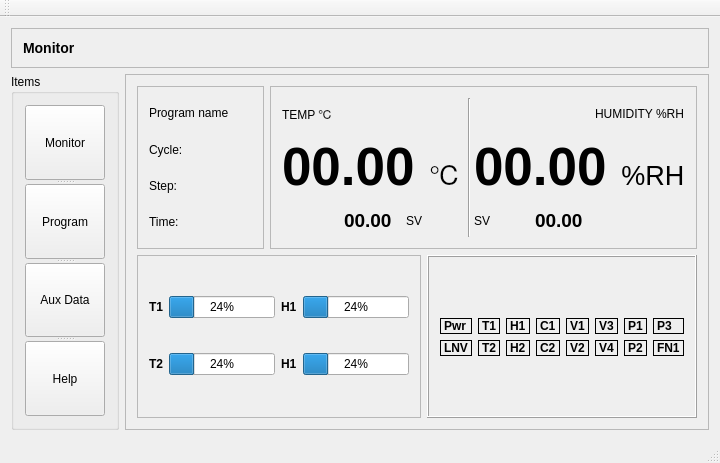
<?xml version="1.0" encoding="UTF-8"?>
<ui version="4.0">
 <class>MainWindow</class>
 <widget class="QMainWindow" name="MainWindow">
  <property name="geometry">
   <rect>
    <x>0</x>
    <y>0</y>
    <width>720</width>
    <height>463</height>
   </rect>
  </property>
  <property name="minimumSize">
   <size>
    <width>720</width>
    <height>360</height>
   </size>
  </property>
  <property name="windowTitle">
   <string>MainWindow</string>
  </property>
  <widget class="QWidget" name="centralWidget">
   <property name="minimumSize">
    <size>
     <width>0</width>
     <height>0</height>
    </size>
   </property>
   <layout class="QGridLayout" name="gridLayout_6">
    <item row="0" column="0" colspan="2">
     <widget class="QFrame" name="titleFrame">
      <property name="frameShape">
       <enum>QFrame::StyledPanel</enum>
      </property>
      <property name="frameShadow">
       <enum>QFrame::Raised</enum>
      </property>
      <layout class="QGridLayout" name="gridLayout_4">
       <item row="0" column="0">
        <widget class="QLabel" name="titleLabel">
         <property name="text">
          <string>&lt;h3&gt;Monitor&lt;/h3&gt;</string>
         </property>
        </widget>
       </item>
      </layout>
     </widget>
    </item>
    <item row="1" column="0">
     <widget class="QGroupBox" name="navGroupBox">
      <property name="title">
       <string>Items</string>
      </property>
      <layout class="QGridLayout" name="gridLayout_5">
       <item row="0" column="0">
        <widget class="QSplitter" name="splitter">
         <property name="orientation">
          <enum>Qt::Vertical</enum>
         </property>
         <widget class="QPushButton" name="monitorButton">
          <property name="text">
           <string>Monitor</string>
          </property>
         </widget>
         <widget class="QPushButton" name="programButton">
          <property name="text">
           <string>Program</string>
          </property>
         </widget>
         <widget class="QPushButton" name="auxButton">
          <property name="text">
           <string>Aux Data</string>
          </property>
         </widget>
         <widget class="QPushButton" name="helpButton">
          <property name="text">
           <string>Help</string>
          </property>
         </widget>
        </widget>
       </item>
      </layout>
     </widget>
    </item>
    <item row="1" column="1">
     <widget class="QStackedWidget" name="stackedWidget">
      <property name="frameShape">
       <enum>QFrame::StyledPanel</enum>
      </property>
      <property name="frameShadow">
       <enum>QFrame::Raised</enum>
      </property>
      <property name="lineWidth">
       <number>1</number>
      </property>
      <widget class="QWidget" name="monitorPage">
       <layout class="QGridLayout" name="gridLayout_7">
        <item row="0" column="0">
         <widget class="QFrame" name="infoFrame">
          <property name="sizePolicy">
           <sizepolicy hsizetype="Preferred" vsizetype="Expanding">
            <horstretch>0</horstretch>
            <verstretch>0</verstretch>
           </sizepolicy>
          </property>
          <property name="frameShape">
           <enum>QFrame::StyledPanel</enum>
          </property>
          <property name="frameShadow">
           <enum>QFrame::Raised</enum>
          </property>
          <layout class="QVBoxLayout" name="verticalLayout">
           <item>
            <widget class="QLabel" name="progNameLabel">
             <property name="text">
              <string>Program name</string>
             </property>
            </widget>
           </item>
           <item>
            <widget class="QLabel" name="cycleLabel">
             <property name="text">
              <string>Cycle: </string>
             </property>
            </widget>
           </item>
           <item>
            <widget class="QLabel" name="stepLabel">
             <property name="text">
              <string>Step: </string>
             </property>
            </widget>
           </item>
           <item>
            <widget class="QLabel" name="timeLabel">
             <property name="text">
              <string>Time: </string>
             </property>
            </widget>
           </item>
          </layout>
         </widget>
        </item>
        <item row="0" column="1" colspan="2">
         <widget class="QFrame" name="stateFrame">
          <property name="sizePolicy">
           <sizepolicy hsizetype="Preferred" vsizetype="Expanding">
            <horstretch>0</horstretch>
            <verstretch>0</verstretch>
           </sizepolicy>
          </property>
          <property name="frameShape">
           <enum>QFrame::StyledPanel</enum>
          </property>
          <property name="frameShadow">
           <enum>QFrame::Raised</enum>
          </property>
          <layout class="QGridLayout" name="gridLayout_3">
           <item row="0" column="3" rowspan="3" colspan="2">
            <widget class="Line" name="lineSeparator">
             <property name="orientation">
              <enum>Qt::Vertical</enum>
             </property>
            </widget>
           </item>
           <item row="1" column="4" colspan="3">
            <widget class="QLabel" name="humidRealValueLabel">
             <property name="font">
              <font>
               <pointsize>20</pointsize>
              </font>
             </property>
             <property name="text">
              <string>&lt;html&gt;&lt;head/&gt;&lt;body&gt;&lt;p&gt;&lt;span style=&quot; font-size:xx-large; font-weight:600;&quot;&gt;00.00 &lt;/span&gt;%RH&lt;/p&gt;&lt;/body&gt;&lt;/html&gt;</string>
             </property>
            </widget>
           </item>
           <item row="0" column="0">
            <widget class="QLabel" name="labelTemp">
             <property name="text">
              <string>&lt;p&gt;TEMP &amp;#8451;&lt;/p&gt;</string>
             </property>
            </widget>
           </item>
           <item row="2" column="2">
            <widget class="QLabel" name="label">
             <property name="text">
              <string>SV</string>
             </property>
            </widget>
           </item>
           <item row="0" column="6">
            <widget class="QLabel" name="labelHumid">
             <property name="text">
              <string>&lt;p&gt;HUMIDITY %RH&lt;/p&gt;</string>
             </property>
            </widget>
           </item>
           <item row="2" column="5">
            <widget class="QLabel" name="humidSetValueLabel">
             <property name="text">
              <string>&lt;html&gt;&lt;head/&gt;&lt;body&gt;&lt;p&gt;&lt;span style=&quot; font-size:14pt; font-weight:600;&quot;&gt;00.00&lt;/span&gt;&lt;/p&gt;&lt;/body&gt;&lt;/html&gt;</string>
             </property>
            </widget>
           </item>
           <item row="2" column="4">
            <widget class="QLabel" name="label_2">
             <property name="text">
              <string>SV</string>
             </property>
            </widget>
           </item>
           <item row="2" column="1">
            <widget class="QLabel" name="tempSetValueLabel">
             <property name="text">
              <string>&lt;html&gt;&lt;head/&gt;&lt;body&gt;&lt;p&gt;&lt;span style=&quot; font-size:14pt; font-weight:600;&quot;&gt;00.00&lt;/span&gt;&lt;/p&gt;&lt;/body&gt;&lt;/html&gt;</string>
             </property>
            </widget>
           </item>
           <item row="1" column="0" colspan="3">
            <widget class="QLabel" name="tempRealValueLabel">
             <property name="font">
              <font>
               <pointsize>20</pointsize>
              </font>
             </property>
             <property name="text">
              <string>&lt;html&gt;&lt;head/&gt;&lt;body&gt;&lt;p&gt;&lt;span style=&quot; font-size:xx-large; font-weight:600;&quot;&gt;00.00 &lt;/span&gt;℃&lt;/p&gt;&lt;/body&gt;&lt;/html&gt;</string>
             </property>
            </widget>
           </item>
          </layout>
         </widget>
        </item>
        <item row="1" column="0" colspan="2">
         <widget class="QFrame" name="barsFrame">
          <property name="sizePolicy">
           <sizepolicy hsizetype="Minimum" vsizetype="Preferred">
            <horstretch>0</horstretch>
            <verstretch>0</verstretch>
           </sizepolicy>
          </property>
          <property name="frameShape">
           <enum>QFrame::StyledPanel</enum>
          </property>
          <property name="frameShadow">
           <enum>QFrame::Raised</enum>
          </property>
          <layout class="QGridLayout" name="gridLayout">
           <item row="0" column="0">
            <widget class="QLabel" name="labelT1Bar">
             <property name="text">
              <string>&lt;h4&gt;T1&lt;/h4&gt;</string>
             </property>
            </widget>
           </item>
           <item row="0" column="1">
            <widget class="QProgressBar" name="h1ProgressBar">
             <property name="value">
              <number>24</number>
             </property>
            </widget>
           </item>
           <item row="0" column="2">
            <widget class="QLabel" name="labelH1Bar">
             <property name="text">
              <string>&lt;h4&gt;H1&lt;/h4&gt;</string>
             </property>
            </widget>
           </item>
           <item row="0" column="3">
            <widget class="QProgressBar" name="t2ProgressBar">
             <property name="value">
              <number>24</number>
             </property>
            </widget>
           </item>
           <item row="1" column="0">
            <widget class="QLabel" name="labelT2Bar">
             <property name="text">
              <string>&lt;h4&gt;T2&lt;/h4&gt;</string>
             </property>
            </widget>
           </item>
           <item row="1" column="1">
            <widget class="QProgressBar" name="t1ProgressBar">
             <property name="value">
              <number>24</number>
             </property>
            </widget>
           </item>
           <item row="1" column="2">
            <widget class="QLabel" name="labelH2Bar">
             <property name="text">
              <string>&lt;h4&gt;H1&lt;/h4&gt;</string>
             </property>
            </widget>
           </item>
           <item row="1" column="3">
            <widget class="QProgressBar" name="h2ProgressBar">
             <property name="value">
              <number>24</number>
             </property>
            </widget>
           </item>
          </layout>
         </widget>
        </item>
        <item row="1" column="2">
         <widget class="QFrame" name="deviceFrame">
          <property name="sizePolicy">
           <sizepolicy hsizetype="Preferred" vsizetype="Minimum">
            <horstretch>0</horstretch>
            <verstretch>0</verstretch>
           </sizepolicy>
          </property>
          <property name="frameShape">
           <enum>QFrame::Box</enum>
          </property>
          <property name="frameShadow">
           <enum>QFrame::Raised</enum>
          </property>
          <layout class="QGridLayout" name="gridLayout_2">
           <item row="2" column="2">
            <widget class="QLabel" name="h2Label">
             <property name="frameShape">
              <enum>QFrame::Box</enum>
             </property>
             <property name="text">
              <string>&lt;b&gt;H2&lt;/b&gt;</string>
             </property>
            </widget>
           </item>
           <item row="2" column="5">
            <widget class="QLabel" name="v4Label">
             <property name="frameShape">
              <enum>QFrame::Box</enum>
             </property>
             <property name="text">
              <string>&lt;b&gt;V4&lt;/b&gt;</string>
             </property>
            </widget>
           </item>
           <item row="1" column="2">
            <widget class="QLabel" name="h1Label">
             <property name="frameShape">
              <enum>QFrame::Box</enum>
             </property>
             <property name="text">
              <string>&lt;b&gt;H1&lt;/b&gt;</string>
             </property>
            </widget>
           </item>
           <item row="0" column="1">
            <spacer name="verticalSpacer">
             <property name="orientation">
              <enum>Qt::Vertical</enum>
             </property>
             <property name="sizeHint" stdset="0">
              <size>
               <width>20</width>
               <height>30</height>
              </size>
             </property>
            </spacer>
           </item>
           <item row="1" column="7">
            <widget class="QLabel" name="v4Label_4">
             <property name="frameShape">
              <enum>QFrame::Box</enum>
             </property>
             <property name="text">
              <string>&lt;b&gt;P3&lt;/b&gt;</string>
             </property>
            </widget>
           </item>
           <item row="1" column="4">
            <widget class="QLabel" name="v1Label">
             <property name="frameShape">
              <enum>QFrame::Box</enum>
             </property>
             <property name="text">
              <string>&lt;b&gt;V1&lt;/b&gt;</string>
             </property>
            </widget>
           </item>
           <item row="1" column="6">
            <widget class="QLabel" name="v4Label_2">
             <property name="frameShape">
              <enum>QFrame::Box</enum>
             </property>
             <property name="text">
              <string>&lt;b&gt;P1&lt;/b&gt;</string>
             </property>
            </widget>
           </item>
           <item row="1" column="3">
            <widget class="QLabel" name="c1Label">
             <property name="frameShape">
              <enum>QFrame::Box</enum>
             </property>
             <property name="text">
              <string>&lt;b&gt;C1&lt;/b&gt;</string>
             </property>
            </widget>
           </item>
           <item row="2" column="3">
            <widget class="QLabel" name="c2Label">
             <property name="frameShape">
              <enum>QFrame::Box</enum>
             </property>
             <property name="text">
              <string>&lt;b&gt;C2&lt;/b&gt;</string>
             </property>
            </widget>
           </item>
           <item row="1" column="0">
            <widget class="QLabel" name="pwrLabel">
             <property name="frameShape">
              <enum>QFrame::Box</enum>
             </property>
             <property name="text">
              <string>&lt;b&gt;Pwr&lt;/b&gt;</string>
             </property>
            </widget>
           </item>
           <item row="2" column="6">
            <widget class="QLabel" name="v4Label_3">
             <property name="frameShape">
              <enum>QFrame::Box</enum>
             </property>
             <property name="text">
              <string>&lt;b&gt;P2&lt;/b&gt;</string>
             </property>
            </widget>
           </item>
           <item row="2" column="7">
            <widget class="QLabel" name="v4Label_5">
             <property name="frameShape">
              <enum>QFrame::Box</enum>
             </property>
             <property name="text">
              <string>&lt;b&gt;FN1&lt;/b&gt;</string>
             </property>
            </widget>
           </item>
           <item row="2" column="4">
            <widget class="QLabel" name="v2Label">
             <property name="frameShape">
              <enum>QFrame::Box</enum>
             </property>
             <property name="text">
              <string>&lt;b&gt;V2&lt;/b&gt;</string>
             </property>
            </widget>
           </item>
           <item row="1" column="5">
            <widget class="QLabel" name="v3Label">
             <property name="frameShape">
              <enum>QFrame::Box</enum>
             </property>
             <property name="text">
              <string>&lt;b&gt;V3&lt;/b&gt;</string>
             </property>
            </widget>
           </item>
           <item row="2" column="0">
            <widget class="QLabel" name="lnvLabel">
             <property name="frameShape">
              <enum>QFrame::Box</enum>
             </property>
             <property name="text">
              <string>&lt;b&gt;LNV&lt;/b&gt;</string>
             </property>
            </widget>
           </item>
           <item row="1" column="1">
            <widget class="QLabel" name="t1Label">
             <property name="frameShape">
              <enum>QFrame::Box</enum>
             </property>
             <property name="text">
              <string>&lt;b&gt;T1&lt;/b&gt;</string>
             </property>
            </widget>
           </item>
           <item row="2" column="1">
            <widget class="QLabel" name="t2Label">
             <property name="frameShape">
              <enum>QFrame::Box</enum>
             </property>
             <property name="text">
              <string>&lt;b&gt;T2&lt;/b&gt;</string>
             </property>
            </widget>
           </item>
           <item row="3" column="1" colspan="3">
            <spacer name="verticalSpacer_2">
             <property name="orientation">
              <enum>Qt::Vertical</enum>
             </property>
             <property name="sizeHint" stdset="0">
              <size>
               <width>20</width>
               <height>30</height>
              </size>
             </property>
            </spacer>
           </item>
          </layout>
         </widget>
        </item>
       </layout>
      </widget>
      <widget class="QWidget" name="programPage">
       <widget class="QLabel" name="labelProgram">
        <property name="geometry">
         <rect>
          <x>190</x>
          <y>0</y>
          <width>111</width>
          <height>20</height>
         </rect>
        </property>
        <property name="text">
         <string>&lt;h3&gt;program Set&lt;/h3&gt;</string>
        </property>
       </widget>
      </widget>
      <widget class="QWidget" name="auxPage">
       <widget class="QLabel" name="labelAux">
        <property name="geometry">
         <rect>
          <x>210</x>
          <y>0</y>
          <width>67</width>
          <height>17</height>
         </rect>
        </property>
        <property name="text">
         <string>&lt;h3&gt;Aux Data&lt;/h3&gt;</string>
        </property>
       </widget>
      </widget>
      <widget class="QWidget" name="helpPage">
       <widget class="QLabel" name="labelHelp">
        <property name="geometry">
         <rect>
          <x>240</x>
          <y>0</y>
          <width>41</width>
          <height>21</height>
         </rect>
        </property>
        <property name="text">
         <string>&lt;h3&gt;Help&lt;/h3&gt;</string>
        </property>
       </widget>
      </widget>
     </widget>
    </item>
   </layout>
   <zorder>navGroupBox</zorder>
   <zorder>stackedWidget</zorder>
   <zorder>titleFrame</zorder>
  </widget>
  <widget class="QMenuBar" name="menuBar">
   <property name="geometry">
    <rect>
     <x>0</x>
     <y>0</y>
     <width>720</width>
     <height>25</height>
    </rect>
   </property>
  </widget>
  <widget class="QToolBar" name="mainToolBar">
   <attribute name="toolBarArea">
    <enum>TopToolBarArea</enum>
   </attribute>
   <attribute name="toolBarBreak">
    <bool>false</bool>
   </attribute>
  </widget>
  <widget class="QStatusBar" name="statusBar"/>
 </widget>
 <layoutdefault spacing="6" margin="11"/>
 <resources/>
 <connections/>
</ui>
